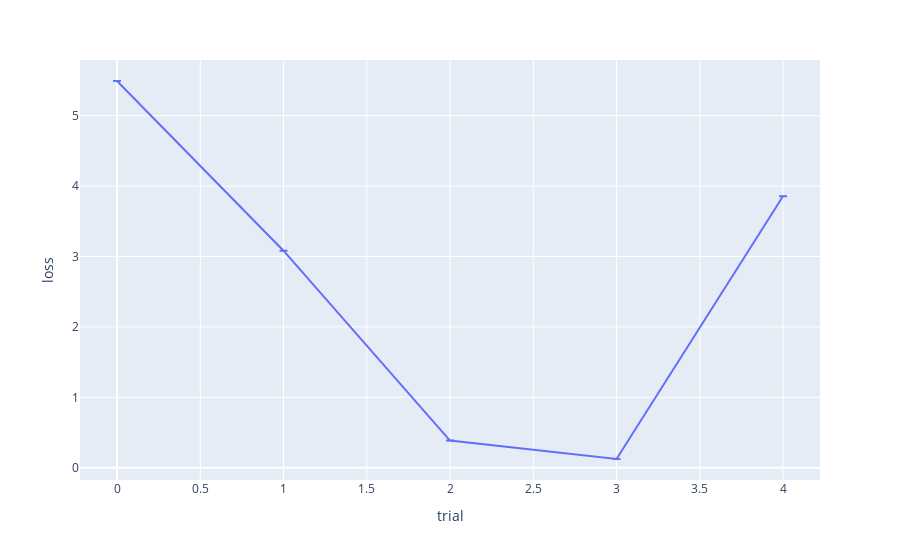
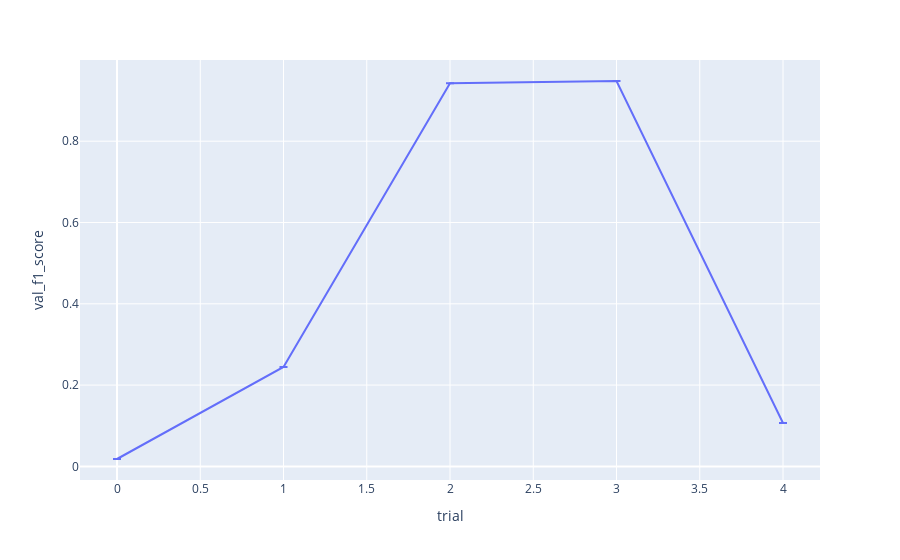
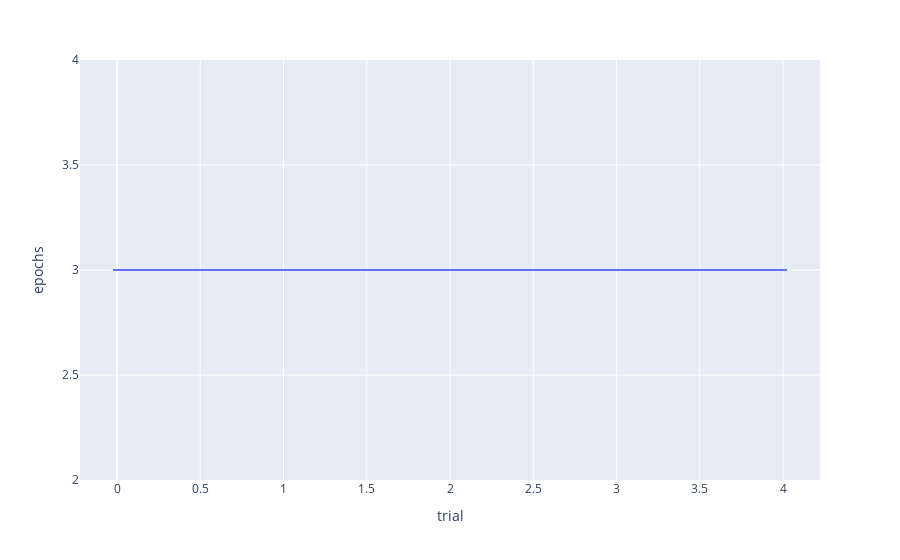

The notebook cell these images were saved under, in order:
### Code cell
show_best_vals("../../../models/tuning/testfast2/")

### Figure 1 — Plotly figure (JSON) as saved in the notebook; plotly's stock layout.template omitted (floating-point values rounded to 4 significant figures)
{"data": [{"error_y": {"array": [null, null, null, null, null]}, "hovertemplate": "trial=%{x}<br>loss=%{y}<extra></extra>", "legendgroup": "", "line": {"color": "#636efa", "dash": "solid"}, "marker": {"symbol": "circle"}, "mode": "lines", "name": "", "orientation": "v", "showlegend": false, "type": "scatter", "x": [0, 1, 2, 3, 4], "xaxis": "x", "y": [5.492, 3.082, 0.3854, 0.1241, 3.856], "yaxis": "y"}], "layout": {"autosize": true, "legend": {"tracegroupgap": 0}, "margin": {"t": 60}, "xaxis": {"anchor": "y", "autorange": true, "domain": [0, 1], "range": [-0.2222, 4.222], "title": {"text": "trial"}, "type": "linear"}, "yaxis": {"anchor": "x", "autorange": true, "domain": [0, 1], "range": [-0.1742, 5.79], "title": {"text": "loss"}, "type": "linear"}}}

### Figure 2 — Plotly figure (JSON) as saved in the notebook; plotly's stock layout.template omitted (floating-point values rounded to 4 significant figures)
{"data": [{"error_y": {"array": [null, null, null, null, null]}, "hovertemplate": "trial=%{x}<br>val_f1_score=%{y}<extra></extra>", "legendgroup": "", "line": {"color": "#636efa", "dash": "solid"}, "marker": {"symbol": "circle"}, "mode": "lines", "name": "", "orientation": "v", "showlegend": false, "type": "scatter", "x": [0, 1, 2, 3, 4], "xaxis": "x", "y": [0.01817, 0.2447, 0.9425, 0.9481, 0.1067], "yaxis": "y"}], "layout": {"autosize": true, "legend": {"tracegroupgap": 0}, "margin": {"t": 60}, "xaxis": {"anchor": "y", "autorange": true, "domain": [0, 1], "range": [-0.2222, 4.222], "title": {"text": "trial"}, "type": "linear"}, "yaxis": {"anchor": "x", "autorange": true, "domain": [0, 1], "range": [-0.03349, 0.9997], "title": {"text": "val_f1_score"}, "type": "linear"}}}

### Figure 3 — Plotly figure (JSON) as saved in the notebook; plotly's stock layout.template omitted (floating-point values rounded to 4 significant figures)
{"data": [{"error_y": {"array": [null, null, null, null, null]}, "hovertemplate": "trial=%{x}<br>epochs=%{y}<extra></extra>", "legendgroup": "", "line": {"color": "#636efa", "dash": "solid"}, "marker": {"symbol": "circle"}, "mode": "lines", "name": "", "orientation": "v", "showlegend": false, "type": "scatter", "x": [0, 1, 2, 3, 4], "xaxis": "x", "y": [3, 3, 3, 3, 3], "yaxis": "y"}], "layout": {"autosize": true, "legend": {"tracegroupgap": 0}, "margin": {"t": 60}, "xaxis": {"anchor": "y", "autorange": true, "domain": [0, 1], "range": [-0.2222, 4.222], "title": {"text": "trial"}, "type": "linear"}, "yaxis": {"anchor": "x", "autorange": true, "domain": [0, 1], "range": [2, 4], "title": {"text": "epochs"}, "type": "linear"}}}
